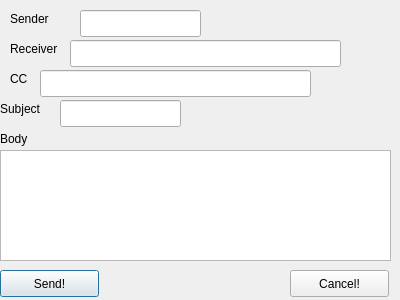
<?xml version="1.0" encoding="UTF-8"?>
<ui version="4.0">
 <class>Dialog</class>
 <widget class="QDialog" name="Dialog">
  <property name="geometry">
   <rect>
    <x>0</x>
    <y>0</y>
    <width>400</width>
    <height>300</height>
   </rect>
  </property>
  <property name="windowTitle">
   <string>Dialog</string>
  </property>
  <widget class="QPushButton" name="send">
   <property name="geometry">
    <rect>
     <x>0</x>
     <y>270</y>
     <width>99</width>
     <height>27</height>
    </rect>
   </property>
   <property name="text">
    <string>Send!</string>
   </property>
  </widget>
  <widget class="QPushButton" name="cancel">
   <property name="geometry">
    <rect>
     <x>290</x>
     <y>270</y>
     <width>99</width>
     <height>27</height>
    </rect>
   </property>
   <property name="text">
    <string>Cancel!</string>
   </property>
  </widget>
  <widget class="QLineEdit" name="sender">
   <property name="geometry">
    <rect>
     <x>80</x>
     <y>10</y>
     <width>121</width>
     <height>27</height>
    </rect>
   </property>
  </widget>
  <widget class="QLineEdit" name="receiver">
   <property name="geometry">
    <rect>
     <x>70</x>
     <y>40</y>
     <width>271</width>
     <height>27</height>
    </rect>
   </property>
  </widget>
  <widget class="QLineEdit" name="cc">
   <property name="geometry">
    <rect>
     <x>40</x>
     <y>70</y>
     <width>271</width>
     <height>27</height>
    </rect>
   </property>
  </widget>
  <widget class="QLabel" name="label">
   <property name="geometry">
    <rect>
     <x>10</x>
     <y>10</y>
     <width>68</width>
     <height>17</height>
    </rect>
   </property>
   <property name="text">
    <string>Sender</string>
   </property>
  </widget>
  <widget class="QLabel" name="label_2">
   <property name="geometry">
    <rect>
     <x>10</x>
     <y>40</y>
     <width>68</width>
     <height>17</height>
    </rect>
   </property>
   <property name="text">
    <string>Receiver</string>
   </property>
  </widget>
  <widget class="QLabel" name="label_3">
   <property name="geometry">
    <rect>
     <x>10</x>
     <y>70</y>
     <width>21</width>
     <height>17</height>
    </rect>
   </property>
   <property name="text">
    <string>CC</string>
   </property>
  </widget>
  <widget class="QPlainTextEdit" name="body">
   <property name="geometry">
    <rect>
     <x>0</x>
     <y>150</y>
     <width>391</width>
     <height>111</height>
    </rect>
   </property>
  </widget>
  <widget class="QLabel" name="label_4">
   <property name="geometry">
    <rect>
     <x>0</x>
     <y>100</y>
     <width>68</width>
     <height>17</height>
    </rect>
   </property>
   <property name="text">
    <string>Subject</string>
   </property>
  </widget>
  <widget class="QLabel" name="label_5">
   <property name="geometry">
    <rect>
     <x>0</x>
     <y>130</y>
     <width>68</width>
     <height>17</height>
    </rect>
   </property>
   <property name="text">
    <string>Body</string>
   </property>
  </widget>
  <widget class="QLineEdit" name="subject">
   <property name="geometry">
    <rect>
     <x>60</x>
     <y>100</y>
     <width>121</width>
     <height>27</height>
    </rect>
   </property>
  </widget>
 </widget>
 <resources/>
 <connections/>
</ui>
